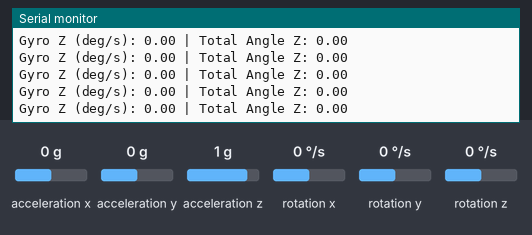
The sketch below on a simulated Arduino Uno, built with avr-gcc and run on an emulated ATmega328P. Parts: the last lines printed to the serial monitor. The inputs (shaded band) are chosen by the test bench; at power-on: rotation z 0 °/s, acceleration x 0 g, acceleration y 0 g, acceleration z 1 g, rotation x 0 °/s, rotation y 0 °/s.

Above: at 6.2 s.
6.3 s: rotation z set to -192 °/s
At 7.0 s:
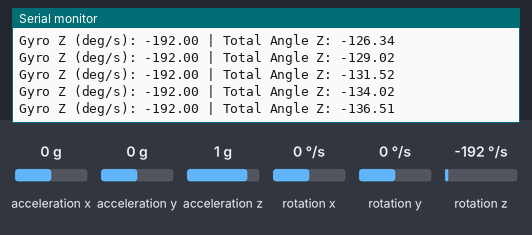
7.8 s: rotation z set to -100 °/s
At 8.8 s:
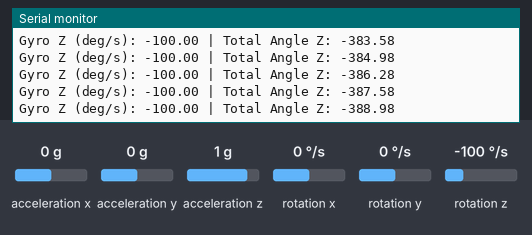
Timing chart, 0 to 10.8 s (numbered marks = the images above; inputs shaded):
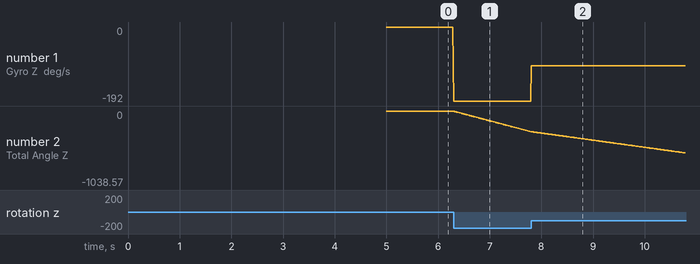

The sketch:

IMU_Readout_Demo.ino
```cpp
#include <Wire.h> // Enables I2C comms
#include <MPU6050_light.h> //Enables IMU interfacing

// Creates IMU class with a Wire class from Wire.h
MPU6050 mpu(Wire);

unsigned long previousTime = 0;
float totalAngleZ = 0.0;   // Total rotation (degrees)

void setup() {
  Serial.begin(115200);
  Wire.begin(); // Initialize I2C


  byte status = mpu.begin(); // Initialize IMU class (created on line 5)
  if (status != 0) {
    Serial.print("MPU6050 init failed: ");
    Serial.println(status);
    while (1);
  }

  Serial.println("Calibrating gyro... keep sensor still!");
  delay(2000);

  mpu.calcGyroOffsets(); // Auto calibration

  previousTime = millis();
}

void loop() {
  mpu.update(); // Update Gyro data

  // Time calculation
  unsigned long currentTime = millis();
  float dt = (currentTime - previousTime) / 1000.0;
  previousTime = currentTime;

  // Gyro Z in degrees/sec
  float gyroZ = mpu.getGyroZ(); // Get updated data from the Gyro

  // Integrate to get angle
  totalAngleZ += gyroZ * dt;

  // Print results
  Serial.print("Gyro Z (deg/s): ");
  Serial.print(gyroZ);
  Serial.print(" | Total Angle Z: ");
  Serial.println(totalAngleZ);

  delay(10); // ~100 Hz sample rate
}
```

Measured:
- after the input at 6.3 s, the serial monitor: prints a new line at once (image 1)
- plotted number 1: 0 → -192 after the input at 6.3 s
- plotted number 2: 0 → -288.58 after the input at 6.3 s
